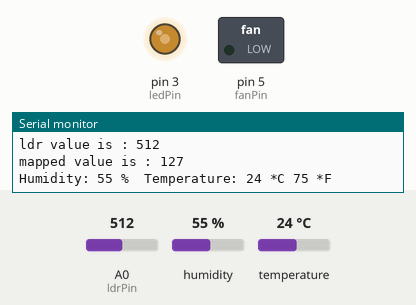
Simulated run of this sketch. Board: Arduino Uno, built with avr-gcc and run on an emulated ATmega328P. Shown: switched loads named in the sketch (green lamp = pin HIGH), output pins drawn as LEDs (lit = HIGH), the last lines printed to the serial monitor. The test bench sets the inputs (shaded band); at power-on: temperature 24 °C, A0 (ldrPin) = 512, humidity 55 %. WiFi joins after 1.5 s; servers stay silent unless stated.

Above: at 3.7 s.
3.8 s: temperature set to 26 °C
At 5.9 s:
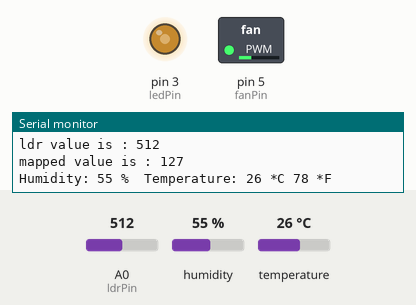
6.2 s: A0 (ldrPin) set to 615
At 6.8 s:
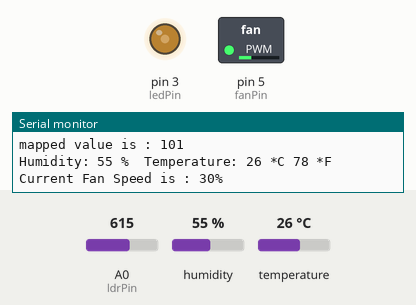
12.3 s: A0 (ldrPin) set to 640
At 13.3 s:
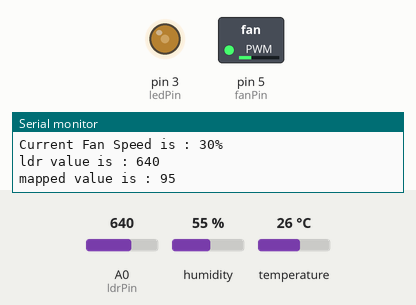
13.8 s: temperature set to 28 °C
19.9 s: temperature set to 31 °C
At 22.7 s:
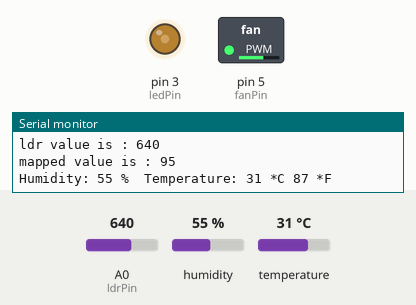
23.0 s: temperature set to 41 °C
At 25.1 s:
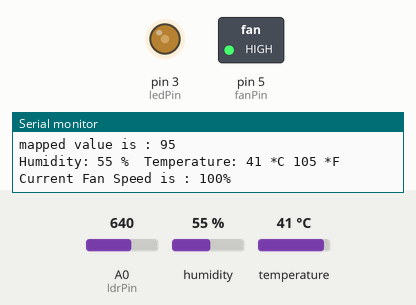
Timing chart, 0 to 26.1 s (numbered marks = the images above; inputs shaded):
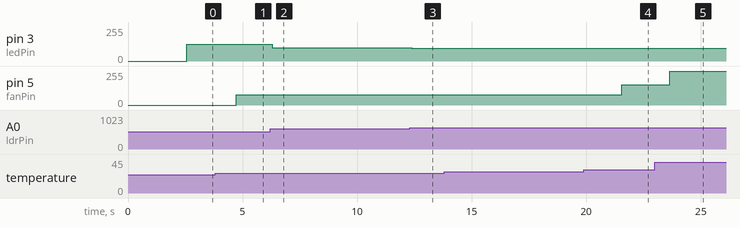

Measured:
- the behaviour switches between 24 and 25 °C on temperature (found by bisection; images 0 and 1)
- the behaviour switches between 29 and 30 °C on temperature (found by bisection; images 3 and 4)
- after the input at 3.8 s, pin 5 (fanPin): 0/255 → 77/255 after 0.91 s
- after the input at 6.2 s, pin 3 (ledPin): 127/255 → 101/255 after 0.10 s
- after the input at 12.3 s, pin 3 (ledPin): 101/255 → 95/255 after 0.08 s
- after the input at 19.9 s, pin 5 (fanPin): 77/255 → 153/255 after 1.7 s
- after the input at 23.0 s, pin 5 (fanPin): 153/255 → 255/255 after 0.64 s

The sketch:

FinalArduino.ino
```cpp
#include <DHT.h>
#include <SPI.h>
#include <Ethernet.h>

#define DHTPIN 9                    // what pin we're connected to
#define DHTTYPE DHT11               // DHT 11

byte mac[] = {
  0xDE, 0xAD, 0xBE, 0xEF, 0xFE, 0xED
};

IPAddress server(192, 168, 1, 106);

EthernetClient client;

const int ledPin = 3;               //the number of the LED pin
const int fanPin = 5;               //the number of the FAN pin
const int ldrPin = A0;              //the number of the LDR pin

/*Interval to read*/
long interval = 5000;
long previousMillis = 0;
unsigned long currentMillis = 0;

int t, h, f;
String data = "";

int val = 0;                        // variable to store the read value
int inPin = 3;                      // voltage connected to analog pin
float volt = 0;                     // variable to hold the voltage read

DHT dht(DHTPIN, DHTTYPE);

void setup() {
  dht.begin();
  Serial.begin(9600);
  pinMode(ldrPin, INPUT);
  pinMode(ledPin, OUTPUT);
  pinMode(fanPin, OUTPUT);

  while (!Serial) {
    ; // wait for serial port to connect. Needed for native USB port only
  }
  // start the Ethernet connection:
  if (Ethernet.begin(mac) == 0) {
    Serial.println("Failed to configure Ethernet using DHCP");
  } else {
    Serial.print("IP Address        : ");
    Serial.println(Ethernet.localIP());
    Serial.print("Subnet Mask       : ");
    Serial.println(Ethernet.subnetMask());
    Serial.print("Default Gateway IP: ");
    Serial.println(Ethernet.gatewayIP());
    Serial.print("DNS Server IP     : ");
    Serial.println(Ethernet.dnsServerIP());
  }

  delay(1000);
  Serial.println("connecting...");
  data = "";
}

void loop() {
  Serial.println();
  ledControl();
  Serial.println();
  fanControl();
  Serial.println();

  currentMillis = millis();
  if (currentMillis - previousMillis > interval) {
    previousMillis = currentMillis;

    if (client.connect(server, 80)) {
      Serial.println("Connected");
      client.print("GET /add.php?");
      client.print(data);
      client.println(" HTTP/1.1");
      client.println("Host: 192.168.1.105");
      client.println("Connection: close");
      client.println();
      client.stop();
    }
    else
    {
      Serial.println("Connection unsuccesful");
    }
  }
  delay(1);                         //Time to recive the values by the server.
}

void ledControl() {

  int sensorReading = analogRead(ldrPin);     //read the input on analog pin 0

  Serial.print("ldr value is : ");
  Serial.println(sensorReading);
  int value = map(sensorReading, 1023, 0, 0, 255);
  Serial.print("mapped value is : ");
  Serial.println(value);
  analogWrite(ledPin, value);
}

void fanControl() {

  h = dht.readHumidity();
  // Read temperature as Celsius
  t = dht.readTemperature();
  // Read temperature as Fahrenheit
  f = dht.readTemperature(true);

  // Check if any reads failed and exit early (to try again).
  if (isnan(h) || isnan(t) || isnan(f)) {
    Serial.println("Failed to read from DHT sensor!");
    return;
  }

  data = "temp=";
  data.concat(t);
  data.concat("&hum=");
  data.concat(h);

  Serial.print("Humidity: ");
  Serial.print(h);
  Serial.print(" %\t");

  Serial.print("Temperature: ");
  Serial.print(t);
  Serial.print(" *C ");
  Serial.print(f);
  Serial.println(" *F\t");

  if (t < 25 ) {                                  // If the temperature less than 25
    analogWrite(fanPin, 0);                       // 0% PWM duty cycle
    Serial.println("Fan OFF ");
  }
  else if (t >= 25 & t < 30) {                    // If the temperature is between 25 & 30
    analogWrite(fanPin, 77);                      // 30% of maximum duty cycle value (255).
    Serial.println("Current Fan Speed is : 30%");
  }
  else if (t >= 30 & t < 35) {                    // If the temperature is between 30 & 35
    analogWrite(fanPin, 153);                     // 60% of maximum duty cycle value (255).
    Serial.println("Current Fan Speed is : 60%");
  }
  else if (t >= 35) {                             // If the temperature is above 35
    analogWrite(fanPin, 255);                     // 100% duty cycle
    Serial.println("Current Fan Speed is : 100%");
  }
}
```
